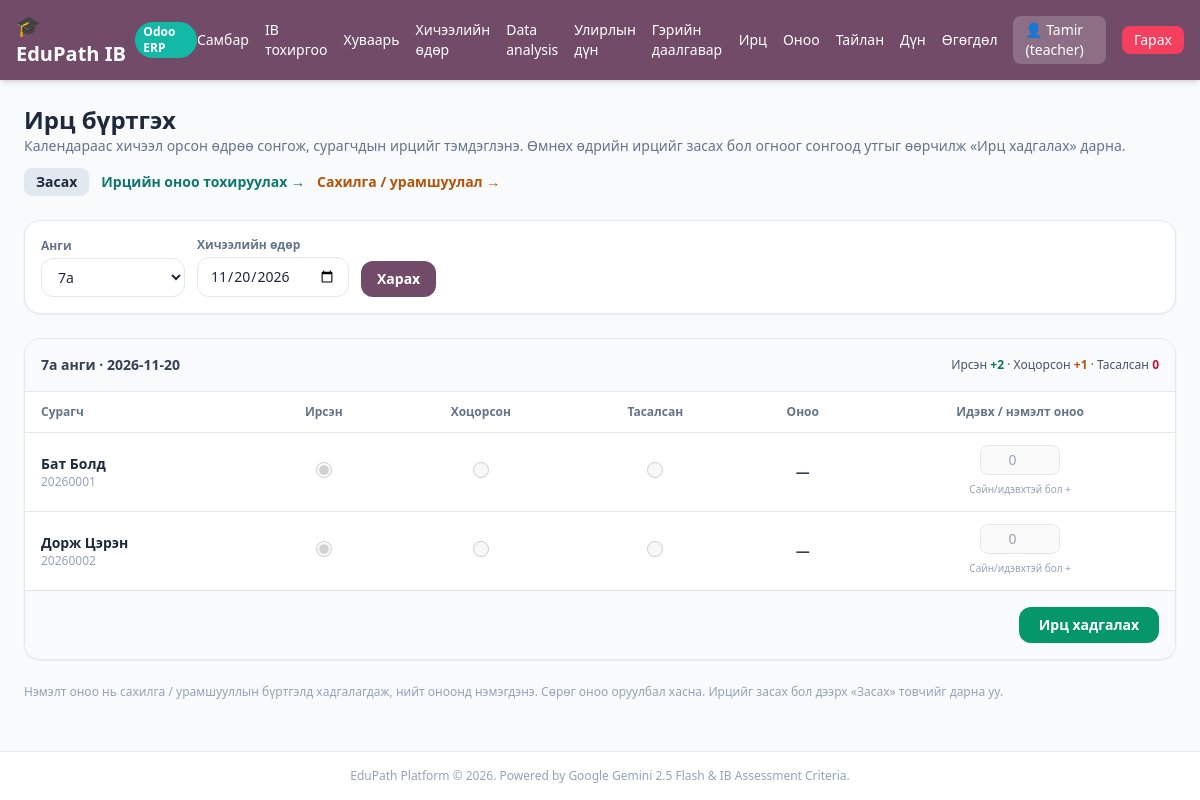
The page /teacher/attendance (signed in) on the database its author committed.
### tables this page shows
CREATE TABLE users (
        id INTEGER PRIMARY KEY AUTOINCREMENT,
        username TEXT UNIQUE,
        password TEXT,
        role TEXT,
        gemini_api_key TEXT
    , deepseek_api_key TEXT, grade TEXT, name TEXT, surname TEXT, student_code TEXT, email TEXT, gender TEXT, phone TEXT, instagram TEXT, photo_path TEXT);

### app.py (the view)
@app.get("/teacher/attendance", response_class=HTMLResponse)
def teacher_attendance_page(
    request: Request,
    user: dict = Depends(get_current_user),
    db: sqlite3.Connection = Depends(get_db),
):
    if not user or user["role"] != "teacher":
        return RedirectResponse("/login")
    grades = _grades_with_students(db)
    grade = _resolve_grade(db, request.query_params.get("grade"))
    selected_date = _normalize_date(request.query_params.get("date")) or _today_str()
    students = _teacher_students(db, grade) if grade else []
    config = _get_attendance_config(db, grade) if grade else dict(DEFAULT_ATTENDANCE_CONFIG)
    records = {}
    bonuses = {}
    if grade:
        c = db.cursor()
        c.execute(
            "SELECT * FROM attendance_records WHERE grade = ? AND date = ?",
            (grade, selected_date),
        )
        records = {row["student_id"]: dict(row) for row in c.fetchall()}
        c.execute(
            "SELECT * FROM discipline_records WHERE grade = ? AND date = ? AND source = 'attendance'",
            (grade, selected_date),
        )
        bonuses = {row["student_id"]: row["score_delta"] for row in c.fetchall()}
    return templates.TemplateResponse(
        request=request,
        name="teacher_attendance.html",
        context={
            "user": user,
            "grades": grades,
            "grade": grade,
            "selected_date": selected_date,
            "students": students,
            "config": config,
            "records": records,
            "bonuses": bonuses,
        },
    )

### templates/teacher_attendance.html (shortened to what this page needs)
{% extends "base.html" %}
{% block content %}
<div class="space-y-6">
  <div class="flex flex-wrap justify-between items-center gap-3">
    <div>
      <h1 class="text-2xl font-black text-slate-800">Ирц бүртгэх</h1>
      <p class="text-sm text-slate-500">Календараас хичээл орсон өдрөө сонгож, сурагчдын ирцийг тэмдэглэнэ. Өмнөх өдрийн ирцийг засах бол огноог сонгоод утгыг өөрчилж «Ирц хадгалах» дарна.</p>
    </div>
    <div class="flex items-center gap-3 text-sm">
      <button type="button" onclick="const f=document.getElementById('att-form'); if(!f)return; const d=f.dataset.editing==='1'; f.querySelectorAll('input[type=radio],input[type=number]').forEach(i=>i.disabled=d); f.dataset.editing=d?'0':'1'; this.textContent=d?'Засах':'Засахыг болих';" class="px-3 py-1 rounded-lg bg-slate-200 hover:bg-slate-300 font-semibold">Засах</button>
      <a href="/teacher/attendance-settings?grade={{ grade }}" class="font-semibold text-teal-700 hover:underline">Ирцийн оноо тохируулах →</a>
      <a href="/teacher/discipline?grade={{ grade }}&date={{ selected_date }}" class="font-semibold text-amber-700 hover:underline">Сахилга / урамшуулал →</a>
    </div>
  </div>
  <form method="GET" action="/teacher/attendance" class="bg-white p-4 rounded-2xl border shadow-sm flex flex-wrap items-end gap-3">
    <div>
      <label class="block text-xs font-semibold text-slate-500 mb-1">Анги</label>
      <select name="grade" onchange="this.form.submit()" class="px-3 py-2 border rounded-xl text-sm bg-white min-w-36">
        {% for g in grades %}
          <option value="{{ g }}" {% if g == grade %}selected{% endif %}>{{ g }}</option>
        {% endfor %}
      </select>
    </div>
    <div>
      <label class="block text-xs font-semibold text-slate-500 mb-1">Хичээлийн өдөр</label>
      <input type="date" name="date" value="{{ selected_date }}" onchange="this.form.submit()" class="px-3 py-2 border rounded-xl text-sm bg-white">
    </div>
    <button type="submit" class="px-4 py-2 bg-[#714B67] text-white text-sm font-semibold rounded-xl hover:bg-[#5e3e56]">Харах</button>
  </form>
  {% if not grade or not students %}
    <div class="bg-white p-6 rounded-2xl border shadow-sm text-sm text-slate-500">
      Ирц бүртгэх сурагч олдсонгүй. Эхлээд сурагчдын ангийг бүртгэнэ үү.
    </div>
  {% else %}
    <form method="POST" action="/teacher/attendance" id="att-form" data-editing="0" class="bg-white rounded-2xl border shadow-sm overflow-hidden">
      <div class="p-4 border-b bg-slate-50 flex flex-wrap items-center justify-between gap-3">
        <div class="text-sm font-semibold text-slate-700">{{ grade }} анги · {{ selected_date }}</div>
        <div class="text-xs text-slate-600">
          Ирсэн <span class="font-bold text-emerald-700">+{{ config.present_score }}</span> ·
          Хоцорсон <span class="font-bold text-amber-700">+{{ config.late_score }}</span> ·
          Тасалсан <span class="font-bold text-rose-700">{{ config.absent_score }}</span>
        </div>
      </div>
      <div class="overflow-x-auto">
        <table class="w-full text-sm">
          <thead class="bg-white text-xs text-slate-500 border-b">
            <tr>
              <th class="text-left px-4 py-3">Сурагч</th>
              <th class="text-center px-4 py-3">Ирсэн</th>
              <th class="text-center px-4 py-3">Хоцорсон</th>
              <th class="text-center px-4 py-3">Тасалсан</th>
              <th class="text-center px-4 py-3">Оноо</th>
              <th class="text-center px-4 py-3">Идэвх / нэмэлт оноо</th>
            </tr>
          </thead>
          <tbody class="divide-y">
            {% for s in students %}
              {% set rec = records.get(s.id) %}
              {% set current_status = rec.status if rec else 'present' %}
              <tr class="hover:bg-slate-50">
                <td class="px-4 py-3">
                  <div class="font-semibold text-slate-800">{{ s.surname or '' }} {{ s.name or s.username }}</div>
                  <div class="text-xs text-slate-400">{{ s.username }}</div>
                </td>
                <td class="text-center px-4 py-3">
                  <input type="radio" name="status_{{ s.id }}" value="present" {% if current_status == 'present' %}checked{% endif %} class="w-4 h-4 accent-emerald-600">
                </td>
                <td class="text-center px-4 py-3">
                  <input type="radio" name="status_{{ s.id }}" value="late" {% if current_status == 'late' %}checked{% endif %} class="w-4 h-4 accent-amber-500">
                </td>
                <td class="text-center px-4 py-3">
                  <input type="radio" name="status_{{ s.id }}" value="absent" {% if current_status == 'absent' %}checked{% endif %} class="w-4 h-4 accent-rose-600">
                </td>
                <td class="text-center px-4 py-3 font-bold text-slate-700">{{ rec.score if rec else '—' }}</td>
                <td class="text-center px-4 py-3">
                  <input type="number" name="bonus_{{ s.id }}" value="{{ bonuses.get(s.id, '') }}" min="-100" max="100" step="1" placeholder="0" class="w-20 px-2 py-1 border rounded-lg text-sm text-center">
                  <div class="text-[10px] text-slate-400 mt-1">Сайн/идэвхтэй бол +</div>
                </td>
              </tr>
            {% endfor %}
          </tbody>
        </table>
      </div>
      <div class="p-4 border-t bg-slate-50 flex justify-end">
        <button type="submit" class="px-5 py-2 bg-emerald-600 text-white text-sm font-semibold rounded-xl hover:bg-emerald-700">Ирц хадгалах</button>
      </div>
    </form>
    <p class="text-xs text-slate-400">Нэмэлт оноо нь сахилга / урамшууллын бүртгэлд хадгалагдаж, нийт оноонд нэмэгдэнэ. Сөрөг оноо оруулбал хасна. Ирцийг засах бол дээрх «Засах» товчийг дарна уу.</p>
  {% endif %}
</div>
{% endblock %}

### templates/base.html (shortened to what this page needs)
<!DOCTYPE html>
<html lang="mn">
<head>
  <script src="https://cdn.tailwindcss.com"></script>
</head>
<body class="bg-slate-50 text-slate-800 min-h-screen flex flex-col">
  <nav class="bg-[#714B67] text-white shadow-md">
    <div class="max-w-7xl mx-auto px-4 py-3 flex justify-between items-center">
      <a href="/" class="flex items-center space-x-2 font-bold text-xl">
        <span>🎓 EduPath IB</span>
        <span class="text-xs bg-teal-500 text-white px-2 py-0.5 rounded-full">Odoo ERP</span>
      </a>
      <div class="flex items-center space-x-4 text-sm">
        {% if user %}
          {% if user.role == 'teacher' %}
            <a href="/teacher" class="hover:underline">Самбар</a>
            <a href="/teacher/setup" class="hover:underline">IB тохиргоо</a>
            <a href="/teacher/timetable" class="hover:underline">Хуваарь</a>
            <a href="/teacher/sessions" class="hover:underline">Хичээлийн өдөр</a>
            <a href="/teacher/data-analysis" class="hover:underline">Data analysis</a>
            <a href="/teacher/term-grades" class="hover:underline">Улирлын дүн</a>
            <a href="/teacher/homework" class="hover:underline">Гэрийн даалгавар</a>
            <a href="/teacher/attendance" class="hover:underline">Ирц</a>
            <a href="/teacher/scoring" class="hover:underline">Оноо</a>
            <a href="/teacher/reports" class="hover:underline">Тайлан</a>
            <a href="/scores" class="hover:underline">Дүн</a>
            <a href="/teacher/data-transfer" class="hover:underline">Өгөгдөл</a>
          {% else %}
            <a href="/student" class="hover:underline">Самбар</a>
            <a href="/student/data-analysis" class="hover:underline">Data analysis</a>
            <a href="/student/term-grades" class="hover:underline">Улирлын дүн</a>
            <a href="/student/report" class="hover:underline">Миний тайлан</a>
          {% endif %}
          <span class="bg-white/20 px-3 py-1 rounded-lg">👤 {{ user.name or user.username }} ({{ user.role }})</span>
          <a href="/logout" class="bg-rose-500 hover:bg-rose-600 px-3 py-1 rounded-lg transition">Гарах</a>
        {% endif %}
      </div>
    </div>
  </nav>
  <main class="flex-1 max-w-7xl w-full mx-auto p-6">
    {% block content %}{% endblock %}
  </main>
  <footer class="text-center py-4 text-xs text-slate-400 border-t bg-white">
    EduPath Platform &copy; 2026. Powered by Google Gemini 2.5 Flash & IB Assessment Criteria.
  </footer>
</body>
</html>

### rows shown on the page
users: username "Tamir", role "teacher"
users: surname "Бат", name "Болд", username "20260001", score "—"
users: surname "Дорж", name "Цэрэн", username "20260002", score "—"

### other values the page prints
{{ grade }} "7a"
{{ selected_date }} "2026-11-20"
{{ config.present_score }} "2"
{{ config.late_score }} "1"
{{ config.absent_score }} "0"
form field grade "7a"
